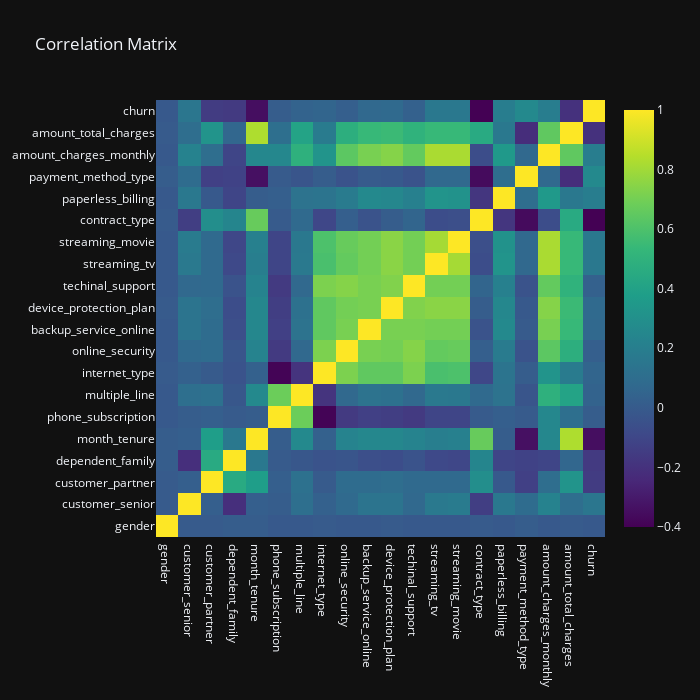

Notebook source saved alongside this figure:
### Markdown cell above
### Correlation matrix

### Code cell
import plotly.graph_objects as go 
from plotly.subplots import make_subplots

cor_matrix = df_mapped.drop(columns='id').corr().round(2)

fig = make_subplots(
    rows=1, cols=1,
    specs=[[{"type": "heatmap"}]])

fig.add_trace(go.Heatmap(z=cor_matrix.values, x=cor_matrix.columns, y=cor_matrix.columns, colorscale='Viridis'), row=1, col=1)

fig.update_layout(title='Correlation Matrix', width=700, height=700, template="plotly_dark")
fig.show()

### Figure 1 — Plotly figure (JSON) as saved in the notebook; plotly's stock layout.template omitted (floating-point values rounded to 4 significant figures; data arrays with more than 128 entries replaced by an {"elided": "..."} marker saying what was removed)
{"data": [{"colorscale": [[0, "#440154"], [0.1111, "#482878"], [0.2222, "#3e4989"], [0.3333, "#31688e"], [0.4444, "#26828e"], [0.5556, "#1f9e89"], [0.6667, "#35b779"], [0.7778, "#6ece58"], [0.8889, "#b5de2b"], [1, "#fde725"]], "type": "heatmap", "x": ["gender", "customer_senior", "customer_partner", "dependent_family", "month_tenure", "phone_subscription", "multiple_line", "internet_type", "online_security", "backup_service_online", "device_protection_plan", "techinal_support", "streaming_tv", "streaming_movie", "contract_type", "paperless_billing", "payment_method_type", "amount_charges_monthly", "amount_total_charges", "churn"], "xaxis": "x", "y": ["gender", "customer_senior", "customer_partner", "dependent_family", "month_tenure", "phone_subscription", "multiple_line", "internet_type", "online_security", "backup_service_online", "device_protection_plan", "techinal_support", "streaming_tv", "streaming_movie", "contract_type", "paperless_billing", "payment_method_type", "amount_charges_monthly", "amount_total_charges", "churn"], "yaxis": "y", "z": {"elided": "20x20 float values"}}], "layout": {"height": 700, "title": {"text": "Correlation Matrix"}, "width": 700, "xaxis": {"anchor": "y", "domain": [0, 1]}, "yaxis": {"anchor": "x", "domain": [0, 1]}}}
